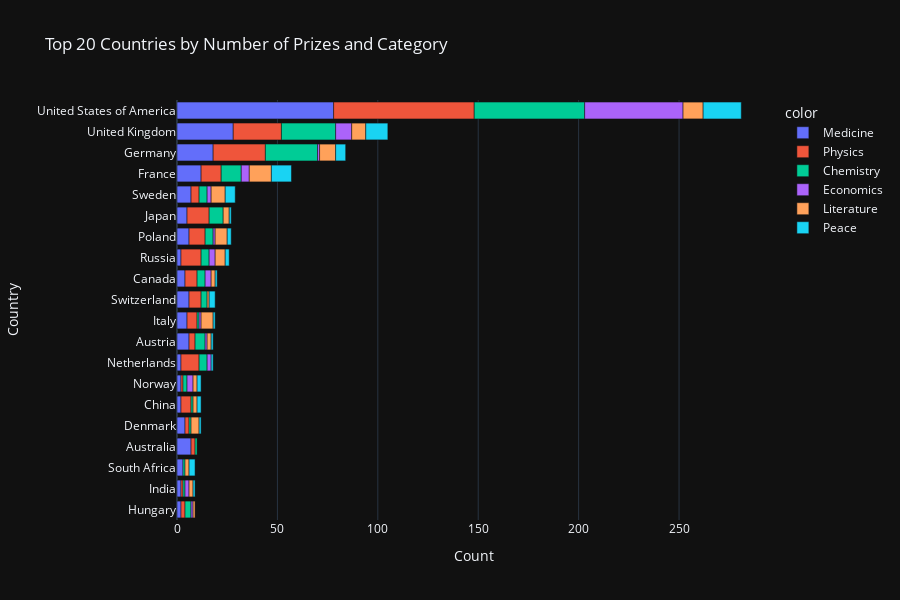

Write notebook code for a chart like this one.
### Code cell
fig = px.bar(
    y=prizes_by_country_top20.birth_country_current,
    x=prizes_by_country_top20.cat_prize,
    color=prizes_by_country_top20.category,
    orientation='h',
    title='Top 20 Countries by Number of Prizes and Category'
)
fig.update_layout(
    xaxis_title="Count",
    yaxis_title="Country",
    height=600,
)


fig.show()

### Figure 1 — Plotly figure (JSON) as saved in the notebook; plotly's stock layout.template omitted (floating-point values rounded to 4 significant figures)
{"data": [{"hovertemplate": "color=Medicine<br>x=%{x}<br>y=%{y}<extra></extra>", "legendgroup": "Medicine", "marker": {"color": "#636efa", "pattern": {"shape": ""}}, "name": "Medicine", "orientation": "h", "showlegend": true, "textposition": "auto", "type": "bar", "x": [2, 2, 3, 7, 4, 2, 2, 2, 6, 5, 6, 4, 2, 6, 5, 7, 12, 18, 28, 78], "xaxis": "x", "y": ["Hungary", "India", "South Africa", "Australia", "Denmark", "China", "Norway", "Netherlands", "Austria", "Italy", "Switzerland", "Canada", "Russia", "Poland", "Japan", "Sweden", "France", "Germany", "United Kingdom", "United States of America"], "yaxis": "y"}, {"hovertemplate": "color=Physics<br>x=%{x}<br>y=%{y}<extra></extra>", "legendgroup": "Physics", "marker": {"color": "#EF553B", "pattern": {"shape": ""}}, "name": "Physics", "orientation": "h", "showlegend": true, "textposition": "auto", "type": "bar", "x": [2, 1, 2, 2, 5, 1, 9, 3, 6, 5, 6, 10, 8, 11, 4, 10, 26, 24, 70], "xaxis": "x", "y": ["Hungary", "India", "Australia", "Denmark", "China", "Norway", "Netherlands", "Austria", "Switzerland", "Italy", "Canada", "Russia", "Poland", "Japan", "Sweden", "France", "Germany", "United Kingdom", "United States of America"], "yaxis": "y"}, {"hovertemplate": "color=Chemistry<br>x=%{x}<br>y=%{y}<extra></extra>", "legendgroup": "Chemistry", "marker": {"color": "#00cc96", "pattern": {"shape": ""}}, "name": "Chemistry", "orientation": "h", "showlegend": true, "textposition": "auto", "type": "bar", "x": [1, 3, 1, 1, 1, 2, 1, 4, 5, 1, 3, 4, 4, 4, 7, 4, 10, 26, 27, 55], "xaxis": "x", "y": ["India", "Hungary", "South Africa", "Australia", "Denmark", "Norway", "China", "Netherlands", "Austria", "Italy", "Switzerland", "Canada", "Russia", "Poland", "Japan", "Sweden", "France", "Germany", "United Kingdom", "United States of America"], "yaxis": "y"}, {"hovertemplate": "color=Economics<br>x=%{x}<br>y=%{y}<extra></extra>", "legendgroup": "Economics", "marker": {"color": "#ab63fa", "pattern": {"shape": ""}}, "name": "Economics", "orientation": "h", "showlegend": true, "textposition": "auto", "type": "bar", "x": [2, 1, 3, 1, 2, 1, 3, 3, 1, 2, 4, 1, 8, 49], "xaxis": "x", "y": ["India", "Hungary", "Norway", "Austria", "Netherlands", "Italy", "Canada", "Russia", "Poland", "Sweden", "France", "Germany", "United Kingdom", "United States of America"], "yaxis": "y"}, {"hovertemplate": "color=Literature<br>x=%{x}<br>y=%{y}<extra></extra>", "legendgroup": "Literature", "marker": {"color": "#FFA15A", "pattern": {"shape": ""}}, "name": "Literature", "orientation": "h", "showlegend": true, "textposition": "auto", "type": "bar", "x": [2, 1, 2, 4, 2, 2, 2, 6, 1, 2, 5, 3, 6, 7, 11, 8, 7, 10], "xaxis": "x", "y": ["India", "Hungary", "South Africa", "Denmark", "Norway", "China", "Austria", "Italy", "Switzerland", "Canada", "Russia", "Japan", "Poland", "Sweden", "France", "Germany", "United Kingdom", "United States of America"], "yaxis": "y"}, {"hovertemplate": "color=Peace<br>x=%{x}<br>y=%{y}<extra></extra>", "legendgroup": "Peace", "marker": {"color": "#19d3f3", "pattern": {"shape": ""}}, "name": "Peace", "orientation": "h", "showlegend": true, "textposition": "auto", "type": "bar", "x": [1, 3, 1, 2, 2, 1, 1, 1, 3, 1, 2, 2, 1, 5, 10, 5, 11, 19], "xaxis": "x", "y": ["India", "South Africa", "Denmark", "China", "Norway", "Netherlands", "Austria", "Italy", "Switzerland", "Canada", "Russia", "Poland", "Japan", "Sweden", "France", "Germany", "United Kingdom", "United States of America"], "yaxis": "y"}], "layout": {"barmode": "relative", "height": 600, "legend": {"title": {"text": "color"}, "tracegroupgap": 0}, "title": {"text": "Top 20 Countries by Number of Prizes and Category"}, "xaxis": {"anchor": "y", "domain": [0, 1], "title": {"text": "Count"}}, "yaxis": {"anchor": "x", "domain": [0, 1], "title": {"text": "Country"}}}}
